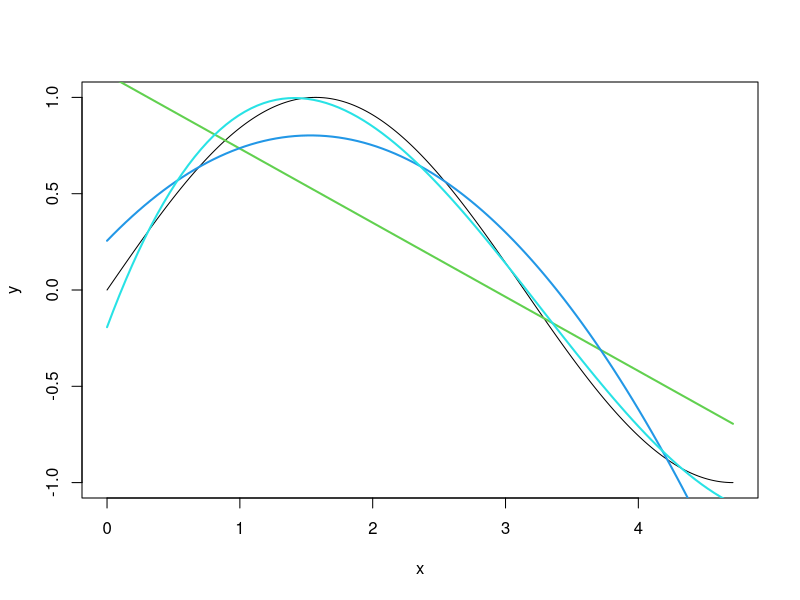

The R source for this figure:
Horner<-function(a,x){
  n<-length(a)
  y<-a[n]
  for(i in (n-1):1){
    y<-y*x+a[i]
  }
  return(y)
}

koef<-1.5
x<-seq(0,koef*pi,koef*pi/100000)
y<-sin(x)
n<-length(x)
plot(x,y,type="l")

xa<-seq(0,koef*pi,koef*pi/100)

for(m in 2:4){
  start.time<-Sys.time()
  S<-matrix(0,m,m)
  T<-array(0,m)
  for(k in 1:n){
    for(i in 1:m){
      for(j in 1:m){
        S[i,j]<-S[i,j]+x[k]^(i+j-2)
      }
      T[i]<-T[i]+y[k]*x[k]^(i-1)
    }
  }
  a<-solve(S,T)
  print(a)
  end.time<-Sys.time()
  print(end.time-start.time)
  ya<-Horner(a,xa)
  lines(xa,ya,col=1+m,lw=2)
}